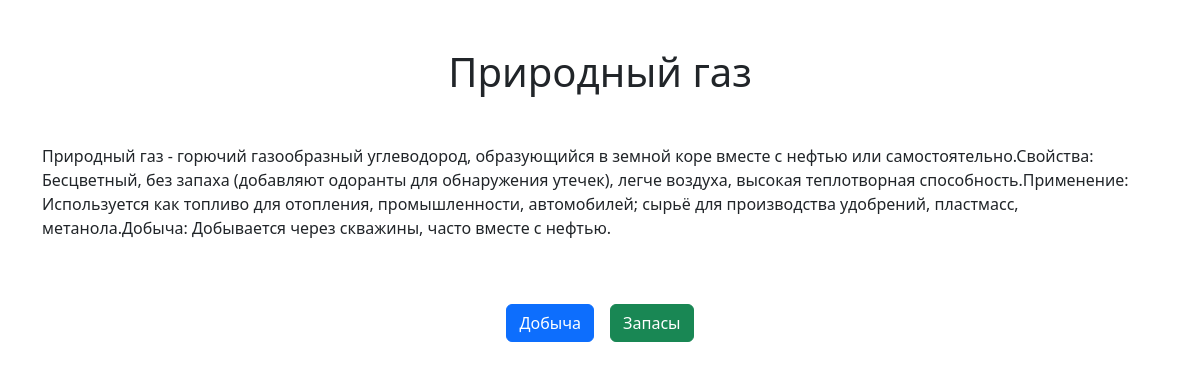
Page /2/ on the committed database.
### minerals/models.py (models this page shows, shortened)
class Mineral(models.Model):
    name = models.CharField(max_length=100, verbose_name="Название полезного ископаемого")
    description = models.TextField(verbose_name="Описание", blank=True, null=True)
    extraction_url = models.URLField(verbose_name="Ссылка на добычу (Datawrapper)")
    reserves_url = models.URLField(verbose_name="Ссылка на запасы (Datawrapper)")
    class Meta:
        verbose_name = "Полезное ископаемое"
        verbose_name_plural = "Полезные ископаемые"

### minerals/views.py (the view)
# urls.py: path('<int:mineral_id>/', views.mineral_detail, name='mineral_detail'),
def mineral_detail(request, mineral_id):
    mineral = get_object_or_404(Mineral, id=mineral_id)
    show_reserves = True
    if mineral.name == "Цементное сырьё":
        show_reserves = False
    return render(request, 'minerals/mineral_detail.html', {
        'mineral': mineral,
        'show_reserves': show_reserves
    })

### minerals/templates/minerals/mineral_detail.html (shortened to what this page needs)
<!DOCTYPE html>
<html lang="en">
<head>
    <link href="https://cdn.jsdelivr.net/npm/bootstrap@5.3.0-alpha1/dist/css/bootstrap.min.css"  rel="stylesheet">
</head>
<body>
    <div class="container mt-5">
        <h1 class="text-center mb-4">{{ mineral.name }}</h1>
        <div class="mb-4" style="white-space: pre-line;">
            <p>{{ mineral.description }}</p>
        </div>
        <div class="d-flex justify-content-center gap-3">
            <a href="{% url 'datawrapper_redirect' mineral.id 'extraction' %}" class="btn btn-primary">Добыча</a>
            {% if show_reserves %}
                <a href="{% url 'datawrapper_redirect' mineral.id 'reserves' %}" class="btn btn-success">Запасы</a>
            {% endif %}
        </div>
    </div>
</body>
</html>

### rows in the picture
Mineral: name "Природный газ", description "Природный газ - горючий газообразный углеводород, образующийся в земной коре вместе с нефтью или самостоятельно.Свойства: Бесцветный, без запаха (добавляют одоранты для обнаружения утечек), легче воздуха, высокая теплотворная способность.Применение: Используется как топливо для отопления, промышленности, автомобилей; сырьё для производства удобрений, пластмасс, метанола.Добыча: Добывается через скважины, часто вместе с нефтью."
